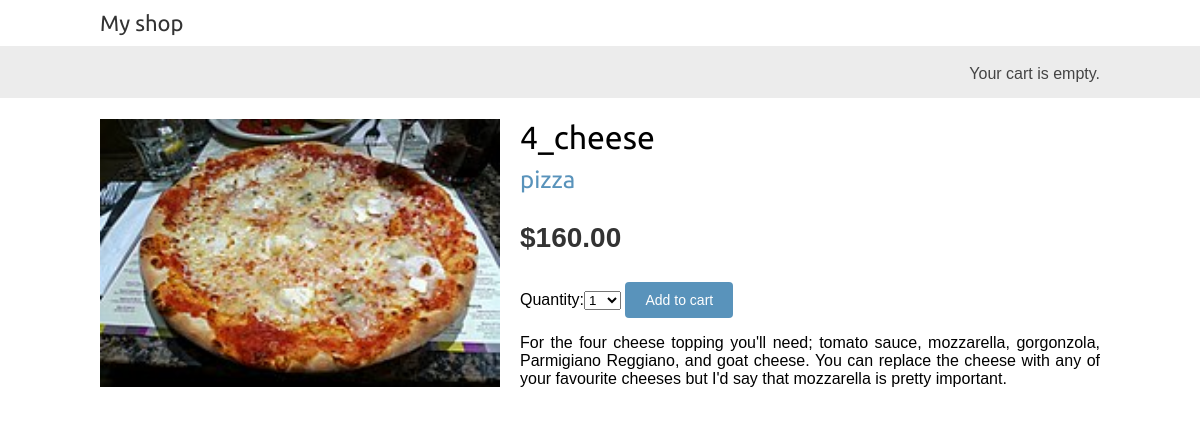
The app's page /1/4_cheese/ with its own data.
### shop/models.py (models this page shows, shortened)
class Product(models.Model):
    category = models.ForeignKey(Category,
                                 related_name='products',
                                 on_delete=models.CASCADE)
    name = models.CharField(max_length=200, db_index=True)
    slug = models.SlugField(max_length=200, db_index=True)
    image = models.ImageField(upload_to='products/%Y/%m/%d',
                              blank=True)
    description = models.TextField(blank=True)
    price = models.DecimalField(max_digits=10, decimal_places=2)
    available = models.BooleanField(default=True)
    created = models.DateTimeField(auto_now_add=True)
    updated = models.DateTimeField(auto_now=True)
    class Meta:
        ordering = ('name',)
        index_together = (('id', 'slug'),)

class Category(models.Model):
    name = models.CharField(max_length=200,
                            db_index=True)
    slug = models.SlugField(max_length=200,
                            unique=True)
    class Meta:
        ordering = ('name',)
        verbose_name = 'category'
        verbose_name_plural = 'categories'
    def __str__(self):
        return self.name
    def get_absolute_url(self):
            return reverse('shop:product_list_by_category',
                           args=[self.slug])

### shop/views.py (the view)
# urls.py: path('<int:id>/<slug:slug>/', views.product_detail,
def product_detail(request, id, slug):
    product = get_object_or_404(Product,
                                id=id,
                                slug=slug,
                                available=True)
    cart_product_form = CartAddProductForm()
    r = Recommender()
    recommended_products = r.suggest_products_for([product], 4)
    return render(request,
                  'shop/product/detail.html',
                  {'product': product,
                   'cart_product_form': cart_product_form,
                   'recommended_products': recommended_products})

### cart/forms.py
class CartAddProductForm(forms.Form):
    quantity = forms.TypedChoiceField(
                                choices=PRODUCT_QUANTITY_CHOICES,
                                coerce=int)
    update = forms.BooleanField(required=False,
                                initial=False,
                                widget=forms.HiddenInput)

### cart/cart.py (called while the page is built)
    def __len__(self):
        return sum(item['quantity'] for item in self.cart.values())

### cart/context_processors.py (called while the page is built)
def cart(request):
    return {'cart': Cart(request)}

### shop/recommender.py (called while the page is built, shortened)
    def get_product_key(self, id):
        return 'product:{}:purchased_with'.format(id)

    def suggest_products_for(self, products, max_results=6):
        product_ids = [p.id for p in products]
        if len(products) == 1:
            suggestions = r.zrange(
                             self.get_product_key(product_ids[0]),
                             0, -1, desc=True)[:max_results]
        suggested_products_ids = [int(id) for id in suggestions]
        suggested_products = list(Product.objects.filter(id__in=suggested_products_ids))
        suggested_products.sort(key=lambda x: suggested_products_ids.index(x.id))
        return suggested_products

### shop/templates/shop/product/detail.html (shortened to what this page needs)
{% extends "shop/base.html" %}
{% load i18n %}
{% load static %}
{% block content %}
  <div class="product-detail">
    <img src="{% if product.image %}{{ product.image.url }}{% else %}{% static "img/no_image.png" %}{% endif %}">
    <h1>{{ product.name }}</h1>
    <h2><a href="{{ product.category.get_absolute_url }}">{{ product.category }}</a></h2>
    <p class="price">${{ product.price }}</p>
    <form action="{% url "cart:cart_add" product.id %}" method="post">
      {{ cart_product_form }}
      <input type="submit" value="{% trans "Add to cart" %}">
    </form>
    {{ product.description|linebreaks }}
  </div>
{% endblock %}

### shop/static/css/base.css (style rules this page uses)
body { margin:0; padding:0; font-family:helvetica, sans-serif; }
h1, h2, h3, h4, h5 , h6 { font-family: 'Ubuntu', sans-serif; font-weight:normal; }
a { text-decoration:none; color:#5993bb; }
a.button, input[type="submit"] { color:#fff; background:#5993bb; border-radius:4px; padding:10px 20px; font-size:14px; border:0; }
.product-detail { text-align:justify; }
.product-detail .price { color:#333; font-size:28px; font-weight:bold; }
.product-detail img { width:40%; float:left; padding:0 20px 20px 0; }
.product-detail h1 { margin-bottom:0; }
.product-detail h2 { margin-top:10px; }

### records on screen
Product: image (picture), name "4_cheese", category "pizza", price "160.00", description "For the four cheese topping you'll need; tomato sauce, mozzarella, gorgonzola, Parmigiano Reggiano, and goat cheese. You can replace the cheese with any of your favourite cheeses but I'd say that mozzarella is pretty important."
